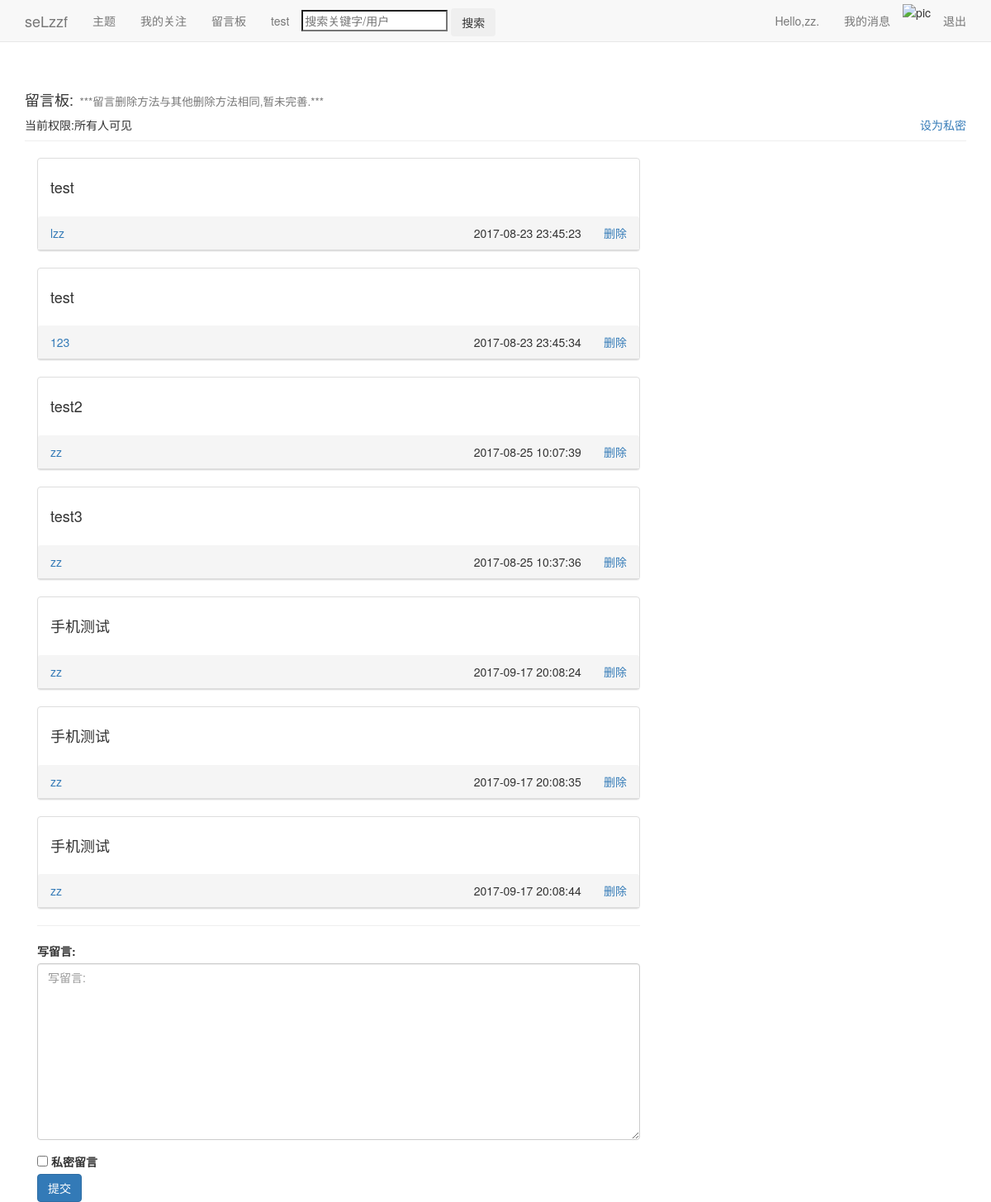
The page /message/1/ (signed in) on the database as committed earlier.
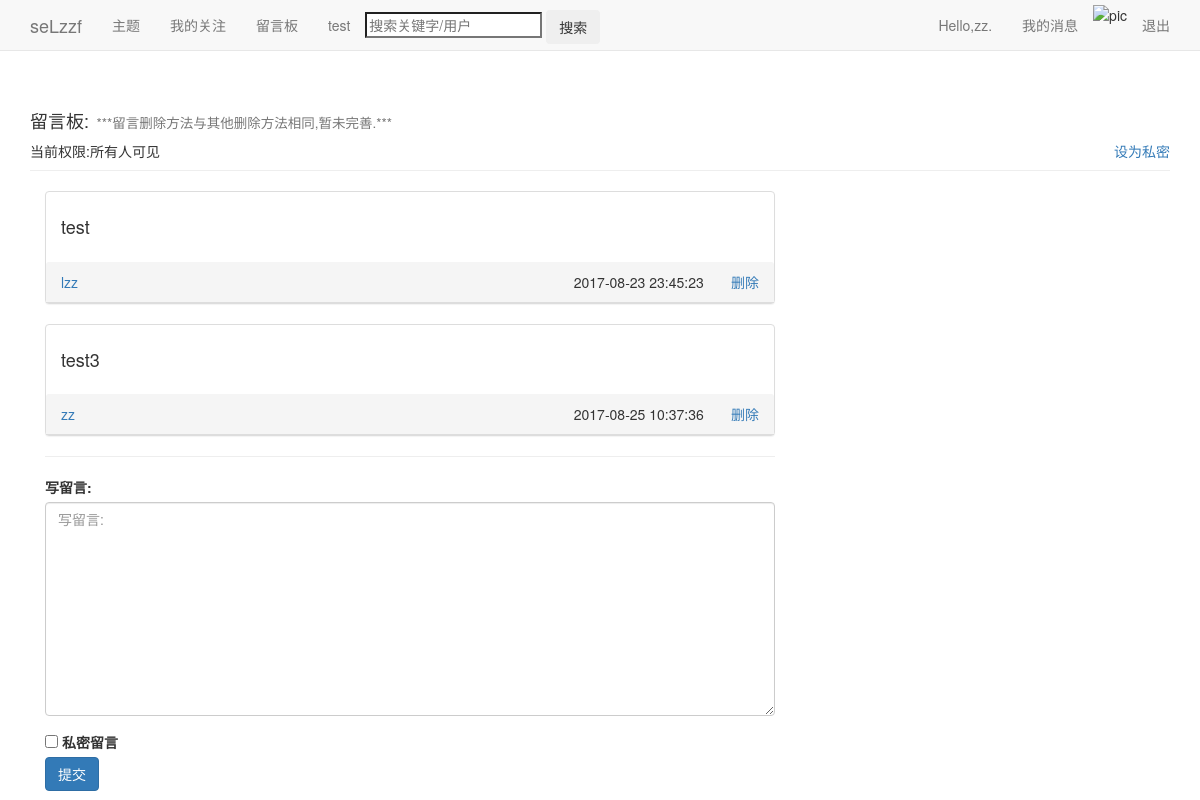
The same page on the database as committed later.
### message/models.py (models this page shows, shortened)
class Message(models.Model):
	t_m=models.ForeignKey(To_Message)
	giver=models.ForeignKey(User)
	message=models.TextField('写留言:')
	date_added=models.DateTimeField(auto_now_add=True)
	私密留言=models.BooleanField(default=False)

### message/views.py (the view)
# urls.py: url(r'^message/',include('message.urls',namespace='message')),
def message(request,user_id):
	page_user=User.objects.get(id=user_id)
	request_user=request.user
	try:
		T_M=To_Message.objects.get(owner=page_user)
	except:
		T_M=To_Message(owner=page_user,to_message='留言板',设为私密='False')
		T_M.save()
	if request.method=='POST':
		form=MessageForm(data=request.POST)
		if form.is_valid():
			new_message=form.save(commit=False)
			new_message.t_m=T_M
			new_message.giver=request_user
			new_message.save()
			return HttpResponseRedirect(reverse('message:message',args=[page_user.id]))
	else:
		if request_user==page_user:
			messages=Message.objects.filter(t_m=T_M)
		elif T_M.设为私密==True:
			return HttpResponse('你没有访问权限')
		else:
			message1=Message.objects.filter(t_m=T_M,私密留言=False)
			message2=Message.objects.filter(t_m=T_M,私密留言=True,giver=request_user)
			messages=message1|message2
		message_form=MessageForm
		context={'request_user':request_user,'page_user':page_user,'T_M':T_M,'messages':messages,'message_form':message_form}
		return render(request,'message/message.html',context)

### message/templates/message/message.html (shortened to what this page needs)
{% extends "blogs/base.html" %}
{% load bootstrap3 %}
{% block header %}
<div>
  <h4>留言板:<small>&nbsp ***留言删除方法与其他删除方法相同,暂未完善.***</small></h4>
  {% if user == page_user %}
    {% if T_M.设为私密 %}
	  当前权限:仅自己可见<a href="{% url 'message:message_privacy' %}" style="float:right;">设为公开</a>
	{% else %}
	  当前权限:所有人可见<a href="{% url 'message:message_privacy' %}" style="float:right;">设为私密</a>
	{% endif %}
  {% endif %}
</div>
{% endblock header %}
{% block content %}
<div class='col-md-8'>
  {% for message in messages %}
  <div class='panel panel-default'>
    <div class='panel-body'>
	  <h4>{{ message.message|linebreaks }}<h4>
    </div>
    <div class='panel-heading'>
	  <a href="{% url 'users:userinfo' message.giver.id %}">{{message.giver}}</a>
	  <span style="float:right;">
        {{message.date_added|date:'Y-m-d H:i:s'}}&nbsp&nbsp&nbsp
	    {% if page_user == request_user %}
	      <a href="">删除</a>
	    {% endif %}
	  </span>
    </div>
  </div>
  {% empty %}
    <h3><li>暂时还没有评论。</li></h3>
  {% endfor %}
<hr/>
  <div>
  <form method='POST' action="{% url 'message:message' page_user.id %}">
    {% bootstrap_form message_form %}
    {% buttons %}
	<button name='submit' class='btn btn-primary'>提交</button>
	{% endbuttons %}
  </form>
  </div>
</div>
{% endblock content %}

Rows that differ between the two databases and show on the page:
removed Message: message "test", giver "123", date_added "2017-08-23 23:45:34"
removed Message: message "test2", giver "zz", date_added "2017-08-25 10:07:39"
removed Message: message "手机测试", giver "zz", date_added "2017-09-17 20:08:24"
removed Message: message "手机测试", giver "zz", date_added "2017-09-17 20:08:35"
removed Message: message "手机测试", giver "zz", date_added "2017-09-17 20:08:44"
